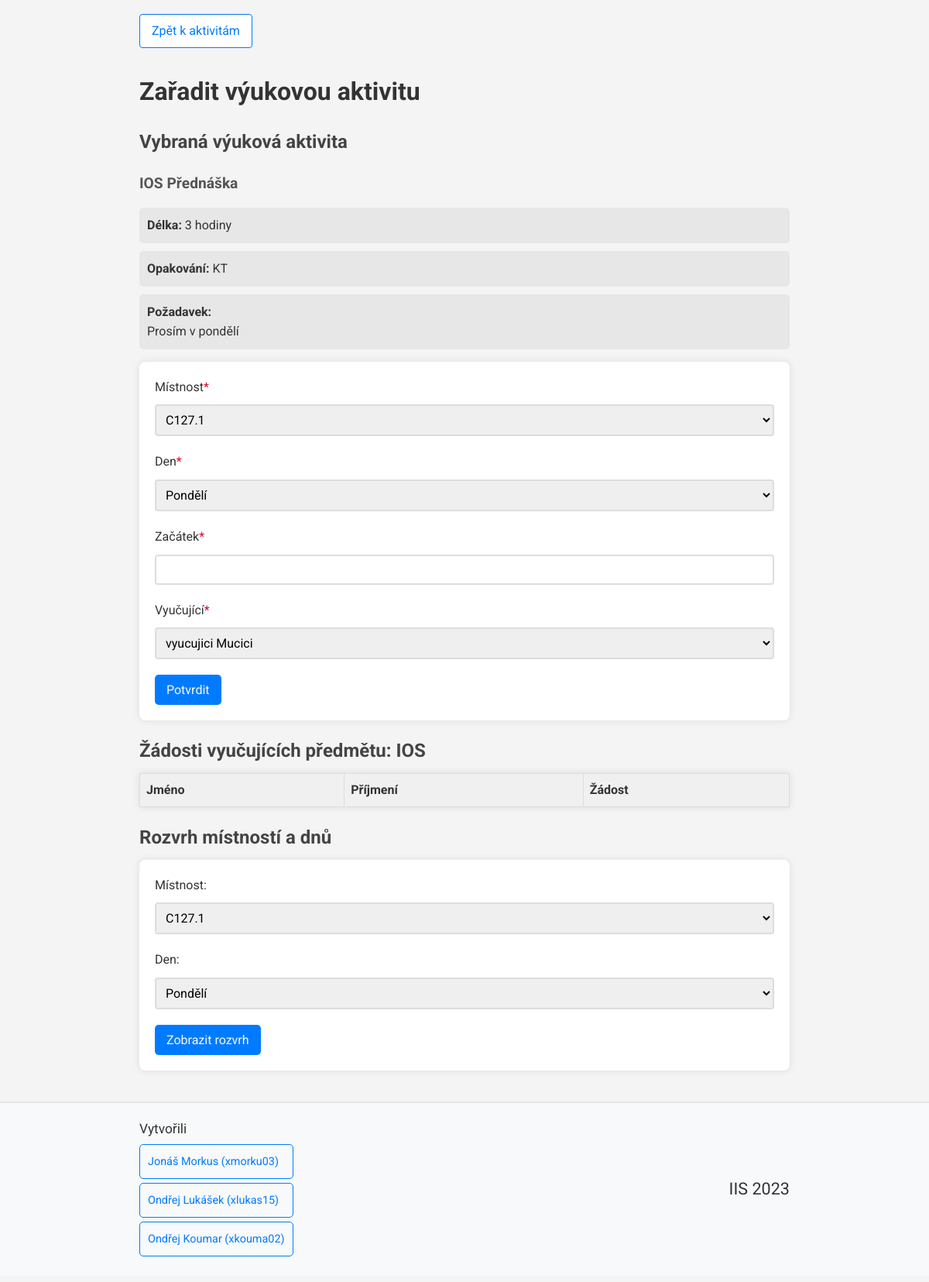
Page /views/scheduler_views/activity_scheduling.php?id=1 (signed in) on the earlier database version.
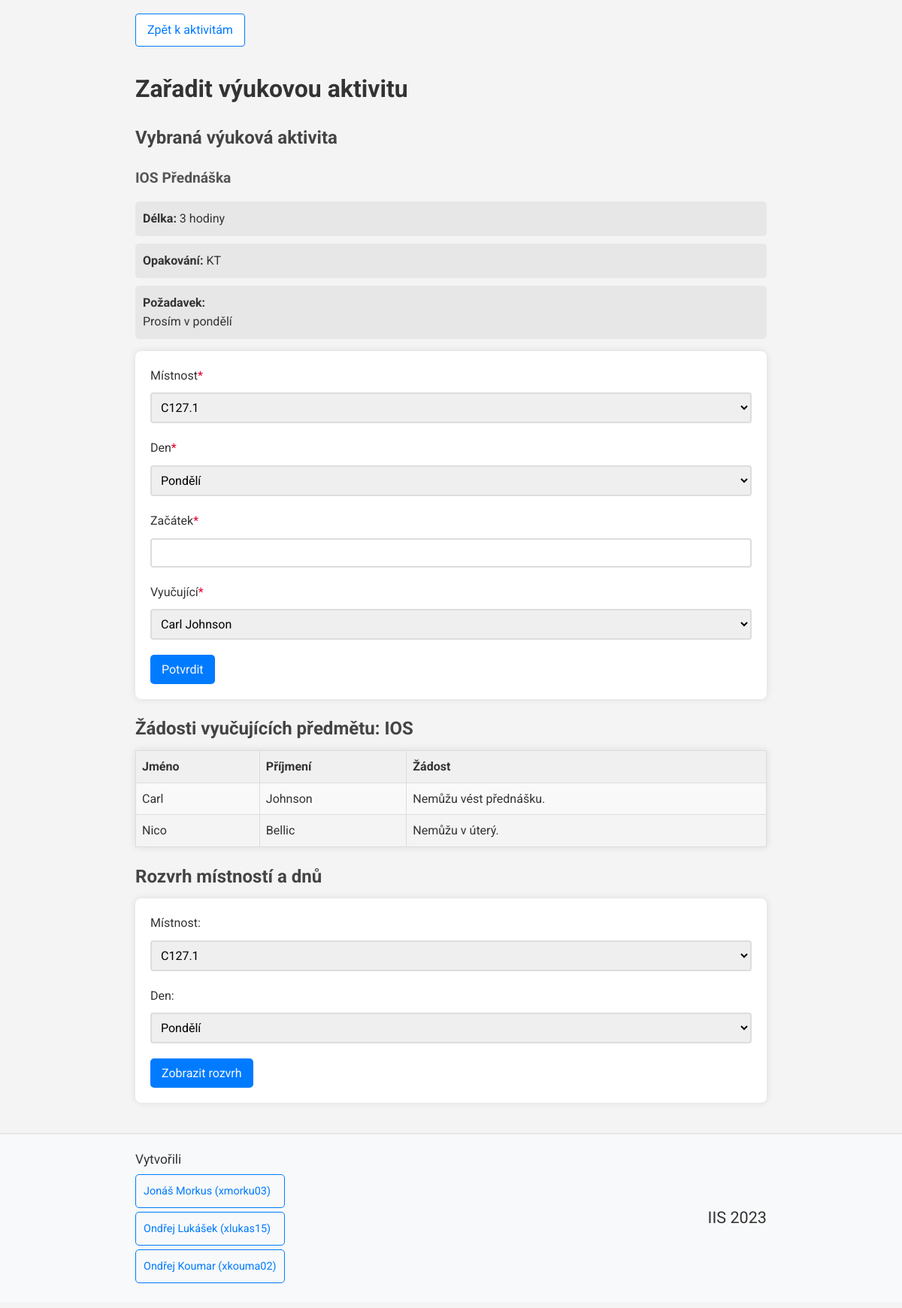
Same page on the later database version.
### tables this page shows
CREATE TABLE Osoba_predmet (
    ID_Osoba INT(5) NOT NULL,
    zkratka varchar(3) NOT NULL,
    zadost varchar(255),
    PRIMARY KEY (ID_Osoba, zkratka),
    FOREIGN KEY (ID_Osoba) REFERENCES Osoba(ID_Osoba) ON DELETE CASCADE,
    FOREIGN KEY (zkratka) REFERENCES Predmet(zkratka) ON DELETE CASCADE
);

CREATE TABLE Osoba (
	ID_Osoba INT(5) NOT NULL AUTO_INCREMENT,
	jmeno varchar(15) NOT NULL,
	prijmeni varchar(15) NOT NULL,
	email varchar(50) NOT NULL,
    heslo varchar(255) NOT NULL,  
	telefon INT(9) NOT NULL,
    role varchar(4) NOT NULL,  
	PRIMARY KEY (ID_Osoba)
);

### misc/db_conn_parameters.php (called while the page is built)
<?php
function getDbConnectionParams()
{
    $connString = "mysql:host=db;dbname=mydatabase";
    $userName = "myuser";
    $password = "mypassword";
    $options = array(
        PDO::MYSQL_ATTR_INIT_COMMAND => "SET NAMES 'utf8'"
    );
    return array(
        "connString" => $connString,
        "userName" => $userName,
        "password" => $password,
        "options" => $options
    );
}

### services/room_service.php (called while the page is built, shortened)
<?php
require_once __DIR__ . "/../misc/db_conn_parameters.php";
class roomService{
    private PDO $pdo;
    function __construct()
    {
        try {
            $params = getDbConnectionParams();
            $this->pdo = new PDO($params["connString"], $params["userName"], $params["password"], $params["options"]);
        }
        catch (PDOException $e) {
            error_log("Error connecting to database: " . $e->getMessage());
        }
    }
    function getRoomIDs(){
        try {
            $stmt = $this->pdo->prepare("SELECT ID_mist FROM Mistnost");
            $stmt->execute();
            $subjectArray = array();
            while ($row = $stmt->fetch(PDO::FETCH_ASSOC)) {
                $subjectArray[] = $row['ID_mist'];
            }
            return $subjectArray;
        }
        catch (PDOException $e) {
            error_log("Room not found: " . $e->getMessage());
            return null;
        }
    }
}

### services/activity_service.php (called while the page is built, shortened)
<?php
require_once __DIR__ . "/../misc/db_conn_parameters.php";
class activityService {
    private PDO $pdo;
    function __construct()
    {
        try {
            $params = getDbConnectionParams();
            $this->pdo = new PDO($params["connString"], $params["userName"], $params["password"], $params["options"]);
        }
        catch (PDOException $e) {
            error_log("Error connecting to database: " . $e->getMessage());
        }
    }
    function getActivityInfo($id){
        try {
            $stmt = $this->pdo->prepare("SELECT * FROM Vyuk_aktivita WHERE ID_Aktiv = (?)");
            $stmt->execute(array($id));
            return $stmt->fetch(PDO::FETCH_ASSOC);
        }
        catch (PDOException $e) {
            error_log("Data input unsuccessful");
            return null;
        }
    }
}

### services/subject_service.php (called while the page is built, shortened)
<?php
require_once __DIR__ . "/../misc/db_conn_parameters.php";
class subjectService {
    private PDO $pdo;
    function __construct()
    {
        try {
            $params = getDbConnectionParams();
            $this->pdo = new PDO($params["connString"], $params["userName"], $params["password"], $params["options"]);
        }
        catch (PDOException $e) {
            error_log("Error connecting to database: " . $e->getMessage());
        }
    }
    function getRequestsBySubject($subject) {
        try {
            $stmt = $this->pdo->prepare("SELECT Osoba.jmeno, Osoba.prijmeni, Osoba_predmet.zadost
                                        FROM Osoba
                                        JOIN Osoba_predmet ON Osoba.ID_Osoba = Osoba_predmet.ID_Osoba
                                        WHERE Osoba.role = 'vyuc' AND Osoba_predmet.zadost IS NOT NULL AND Osoba_predmet.zkratka = ?");
            $stmt->execute(array($subject));
            return $stmt->fetchAll(PDO::FETCH_ASSOC);
        }
        catch (PDOException $e) {
            error_log("Could not get requests: " . $e->getMessage());
            return "Could not get requests: " . $e->getMessage();
        }
    }
    function getSubjectTeachers($subjectId) {
        try {
            $stmt = $this->pdo->prepare("SELECT Osoba.ID_Osoba, jmeno, prijmeni
                                        FROM Osoba
                                        JOIN Osoba_predmet ON Osoba.ID_Osoba = Osoba_predmet.ID_Osoba
                                        JOIN Predmet ON Osoba_predmet.zkratka = Predmet.zkratka
                                        WHERE Predmet.zkratka = ? AND Osoba.role = ?");
            $stmt->execute(array($subjectId, "vyuc"));
            return $stmt->fetchAll(PDO::FETCH_ASSOC);
        }
        catch (PDOException $e) {
            error_log("Couldn't get subject teachers: " . $e->getMessage());
            return null;
        }
    }
}

### views/scheduler_views/activity_scheduling.php (the view, shortened to what the changed rows need)
<?php
require_once "../../common.php";
require_once "../../services/activity_service.php";
require_once "../../services/room_service.php";
require_once "../../controllers/request_controllers/requests_list.php";
$activityService = new activityService();
$activity = $activityService->getActivityInfo($_GET['id']);
$roomService = new roomService();
$rooms = $roomService->getRoomIDs();
$subjectService = new subjectService();
?>
<h1>
    Zařadit výukovou aktivitu
</h1>
<h2>
    Vybraná výuková aktivita
</h2>
<form action="../../controllers/scheduler_controllers/activity_schedule.php" method="post" onsubmit="return validateForm(fields);">
    <label for="mistnost">Místnost<?= requiredField(); ?></label>
    <select name="mistnost" id="mistnost">
        <?php
        foreach ($rooms as $room) {
            echo '<option value="'. $room .'"' . checkSelect($room, $activity['mistnost']) . '>' . $room .'</option>';
        }
        ?>
    </select>
    <br>
    <label for="den">Den<?= requiredField(); ?></label>
    <select name="den" id="den">
        <option value="PO" <?= checkSelect("PO", $activity['den']) ?>>Pondělí</option>
    </select>
    <br>
    <label for="start">Začátek<?= requiredField(); ?></label>
    <input type="number" min="8" max="20" name="start" id="start" value="<?php if (isset($activity['start'])) {echo $activity['start'];}  ?>" />
    <br>
    <label for="vyucujici">Vyučující<?= requiredField(); ?></label>
    <select name="vyucujici" id="vyucujici">
        <?php
        $teachers = $subjectService->getSubjectTeachers($activity['predmet']);
        if (!$teachers) {
            echo "<option value='' selected>Předmět nemá vyučující.</option>";
        }
        else {
            foreach ($teachers as $teacher) {
                echo "<option " . checkSelect($teacher['ID_Osoba'], $activity['vyucujici']) . " value='" . $teacher['ID_Osoba'] . "'>" . $teacher['jmeno'] . " " . $teacher['prijmeni'] . "</option>";
            }
        }
        ?>
    </select>
    <br>
    <input type="submit" value="Potvrdit" />
</form>
<h2>
        Žádosti vyučujících předmětu: <?= $activity['predmet'] ?>
</h2>
<table>
    <tr>
        <th>Jméno</th>
        <th>Příjmení</th>
        <th>Žádost</th>
    </tr>
    <?php
    echo listRequests($activity['predmet']);
    ?>
</table>
<h2>
    Rozvrh místností a dnů
</h2>

### controllers/request_controllers/requests_list.php
<?php
require_once "../../services/subject_service.php";
function listRequests($subject) {
    $subjectService = new subjectService();
    $requests = $subjectService->getRequestsBySubject($subject);
    $finalValue = '';
    foreach ($requests as $request) {
        $finalValue .= '<tr>
                        <td>' . $request['jmeno'] . '</td>
                        <td>' . $request['prijmeni'] . '</td>
                        <td>' . $request['zadost'] . '</td></tr>';
    }
    return $finalValue;
}

Differences in the rows shown:
now on this page (row edited): osoba_predmet: ID_Osoba.jmeno "Carl", ID_Osoba.prijmeni "Johnson", zadost "Nemůžu vést přednášku."
added osoba_predmet: ID_Osoba.jmeno "Nico", ID_Osoba.prijmeni "Bellic", zadost "Nemůžu v úterý."
Other differences:
form field vyucujici: "vyucujici Mucici" → "Carl Johnson"
